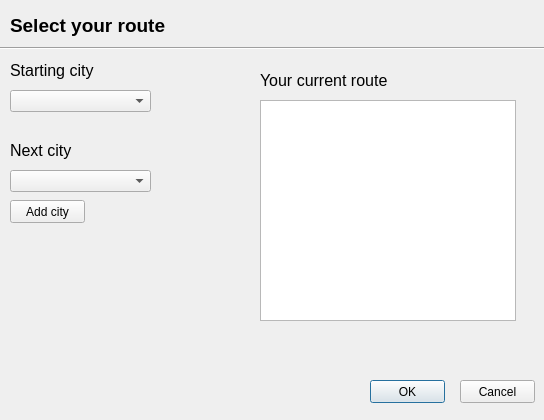
<?xml version="1.0" encoding="UTF-8"?>
<ui version="4.0">
 <class>custominput</class>
 <widget class="QDialog" name="custominput">
  <property name="geometry">
   <rect>
    <x>0</x>
    <y>0</y>
    <width>544</width>
    <height>420</height>
   </rect>
  </property>
  <property name="windowTitle">
   <string>Dialog</string>
  </property>
  <widget class="QComboBox" name="comboBox">
   <property name="geometry">
    <rect>
     <x>10</x>
     <y>90</y>
     <width>141</width>
     <height>22</height>
    </rect>
   </property>
  </widget>
  <widget class="QLabel" name="label">
   <property name="geometry">
    <rect>
     <x>10</x>
     <y>10</y>
     <width>171</width>
     <height>31</height>
    </rect>
   </property>
   <property name="text">
    <string>&lt;html&gt;&lt;head/&gt;&lt;body&gt;&lt;p&gt;&lt;span style=&quot; font-size:14pt; font-weight:600;&quot;&gt;Select your route&lt;/span&gt;&lt;/p&gt;&lt;/body&gt;&lt;/html&gt;</string>
   </property>
  </widget>
  <widget class="Line" name="line">
   <property name="geometry">
    <rect>
     <x>0</x>
     <y>40</y>
     <width>551</width>
     <height>16</height>
    </rect>
   </property>
   <property name="orientation">
    <enum>Qt::Horizontal</enum>
   </property>
  </widget>
  <widget class="QLabel" name="label_2">
   <property name="geometry">
    <rect>
     <x>10</x>
     <y>60</y>
     <width>91</width>
     <height>21</height>
    </rect>
   </property>
   <property name="text">
    <string>&lt;html&gt;&lt;head/&gt;&lt;body&gt;&lt;p&gt;&lt;span style=&quot; font-size:12pt;&quot;&gt;Starting city&lt;/span&gt;&lt;/p&gt;&lt;/body&gt;&lt;/html&gt;</string>
   </property>
  </widget>
  <widget class="QComboBox" name="comboBox_2">
   <property name="geometry">
    <rect>
     <x>10</x>
     <y>170</y>
     <width>141</width>
     <height>22</height>
    </rect>
   </property>
  </widget>
  <widget class="QLabel" name="label_3">
   <property name="geometry">
    <rect>
     <x>10</x>
     <y>140</y>
     <width>71</width>
     <height>21</height>
    </rect>
   </property>
   <property name="text">
    <string>&lt;html&gt;&lt;head/&gt;&lt;body&gt;&lt;p&gt;&lt;span style=&quot; font-size:12pt;&quot;&gt;Next city&lt;/span&gt;&lt;/p&gt;&lt;/body&gt;&lt;/html&gt;</string>
   </property>
  </widget>
  <widget class="QTextBrowser" name="textBrowser">
   <property name="geometry">
    <rect>
     <x>260</x>
     <y>100</y>
     <width>256</width>
     <height>221</height>
    </rect>
   </property>
   <property name="html">
    <string>&lt;!DOCTYPE HTML PUBLIC &quot;-//W3C//DTD HTML 4.0//EN&quot; &quot;http://www.w3.org/TR/REC-html40/strict.dtd&quot;&gt;
&lt;html&gt;&lt;head&gt;&lt;meta name=&quot;qrichtext&quot; content=&quot;1&quot; /&gt;&lt;style type=&quot;text/css&quot;&gt;
p, li { white-space: pre-wrap; }
&lt;/style&gt;&lt;/head&gt;&lt;body style=&quot; font-family:'MS Shell Dlg 2'; font-size:8.25pt; font-weight:400; font-style:normal;&quot;&gt;
&lt;p style=&quot;-qt-paragraph-type:empty; margin-top:0px; margin-bottom:0px; margin-left:0px; margin-right:0px; -qt-block-indent:0; text-indent:0px;&quot;&gt;&lt;br /&gt;&lt;/p&gt;&lt;/body&gt;&lt;/html&gt;</string>
   </property>
  </widget>
  <widget class="QLabel" name="label_4">
   <property name="geometry">
    <rect>
     <x>260</x>
     <y>70</y>
     <width>141</width>
     <height>21</height>
    </rect>
   </property>
   <property name="text">
    <string>&lt;html&gt;&lt;head/&gt;&lt;body&gt;&lt;p&gt;&lt;span style=&quot; font-size:12pt;&quot;&gt;Your current route&lt;/span&gt;&lt;/p&gt;&lt;/body&gt;&lt;/html&gt;</string>
   </property>
  </widget>
  <widget class="QPushButton" name="pushButton">
   <property name="geometry">
    <rect>
     <x>370</x>
     <y>380</y>
     <width>75</width>
     <height>23</height>
    </rect>
   </property>
   <property name="text">
    <string>OK</string>
   </property>
  </widget>
  <widget class="QPushButton" name="pushButton_2">
   <property name="geometry">
    <rect>
     <x>460</x>
     <y>380</y>
     <width>75</width>
     <height>23</height>
    </rect>
   </property>
   <property name="text">
    <string>Cancel</string>
   </property>
  </widget>
  <widget class="QPushButton" name="pushButton_3">
   <property name="geometry">
    <rect>
     <x>10</x>
     <y>200</y>
     <width>75</width>
     <height>23</height>
    </rect>
   </property>
   <property name="text">
    <string>Add city</string>
   </property>
  </widget>
 </widget>
 <resources/>
 <connections/>
</ui>
